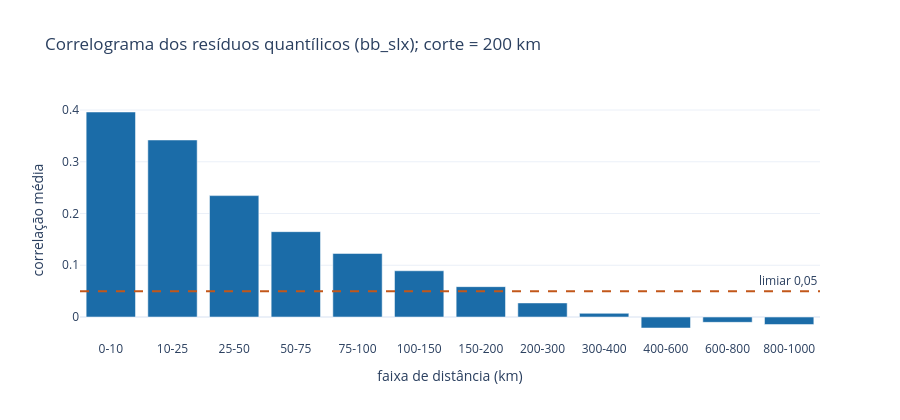

The notebook cell this image was saved under:
### Markdown cell above
## Parte 16 · Erros-padrão de Conley (HAC espacial) do modelo final

O modelo final (`modelo_final` de `final_decisao.json`) ainda deixa resíduos correlacionados no espaço
(Moran > 0; o filtro de autovetores foi rejeitado porque falha no LOSO). Os EPs baseados no modelo
supõem observações independentes, logo são pequenos demais. Esta Parte troca-os por EPs robustos.

**Regra (escrita antes de ver os EPs).**
1. Correlograma dos resíduos quantílicos (semente 0) do modelo final, faixas [ini, fim) em km:
   0, 10, 25, 50, 75, 100, 150, 200, 300, 400, 600, 800, 1000.
2. **Corte de Conley = borda inferior da primeira faixa com correlação < 0,05.**
3. Sensibilidade: corte × 0,5 e × 2, e conglomerado por UF (27 grupos, com correção G/(G−1)·(N−1)/(N−k)),
   que é um limite conservador (trata cada UF como um bloco com correlação livre dentro dele).
4. Núcleo de Bartlett, distância de círculo máximo, sem correção de pequena amostra.
5. Um coeficiente "muda" se |z| > 1,96 com o EP do modelo e não com o EP de Conley (corte da regra), ou o inverso.

### Code cell
FIN = json.loads((TAB / "final_decisao.json").read_text())
NOME_F = FIN["modelo_final"]
CF = E.CANDIDATOS.get(NOME_F) or E.EXTENSOES[NOME_F]
AF = CF.ajustar(df, mapa)
NB_ = AF.extra["n_beta"]
PIF = np.asarray(CF.prever(AF, df, mapa), float); THF = E.prever_theta(AF, df, mapa)
RF = G.residuos_quantilicos_rapido(y, n, PIF, theta=THF, rng=0)
lat, lon = df["lat"].to_numpy(float), df["lon"].to_numpy(float)
FAIXAS = [0, 10, 25, 50, 75, 100, 150, 200, 300, 400, 600, 800, 1000]
CG = S.correlograma(RF, lat, lon, FAIXAS); CG.to_csv(TAB / "final_correlograma.csv", index=False)
abaixo = CG[CG.correlacao < 0.05]
CORTE = float(abaixo.iloc[0]["ini_km"])
print("modelo final:", NOME_F, "| n_beta:", NB_, "| params:", len(AF.modelo.params), "| corte de Conley:", CORTE, "km")
print(CG.to_string(index=False))
fig = go.Figure(go.Bar(x=[f"{a:g}-{b:g}" for a, b in zip(CG.ini_km, CG.fim_km)], y=CG.correlacao, marker_color="#1b6ca8"))
fig.add_hline(y=0.05, line_dash="dash", line_color="#c2571a", annotation_text="limiar 0,05")
fig.update_layout(title=f"Correlograma dos resíduos quantílicos ({NOME_F}); corte = {CORTE:g} km", xaxis_title="faixa de distância (km)", yaxis_title="correlação média", template="plotly_white", height=420)
G.salvar(fig, FIG / "final_correlograma.html"); fig.show()

### Figure 1 — Plotly figure (JSON) as saved in the notebook; plotly's stock layout.template omitted (floating-point values rounded to 4 significant figures)
{"data": [{"marker": {"color": "#1b6ca8"}, "type": "bar", "x": ["0-10", "10-25", "25-50", "50-75", "75-100", "100-150", "150-200", "200-300", "300-400", "400-600", "600-800", "800-1000"], "y": [0.3962, 0.3421, 0.2346, 0.1649, 0.1228, 0.08936, 0.05869, 0.02721, 0.007155, -0.02121, -0.01025, -0.01452]}], "layout": {"annotations": [{"showarrow": false, "text": "limiar 0,05", "x": 1, "xanchor": "right", "xref": "x domain", "y": 0.05, "yanchor": "bottom", "yref": "y"}], "height": 420, "shapes": [{"line": {"color": "#c2571a", "dash": "dash"}, "type": "line", "x0": 0, "x1": 1, "xref": "x domain", "y0": 0.05, "y1": 0.05, "yref": "y"}], "title": {"text": "Correlograma dos resíduos quantílicos (bb_slx); corte = 200 km"}, "xaxis": {"title": {"text": "faixa de distância (km)"}}, "yaxis": {"title": {"text": "correlação média"}}}}
